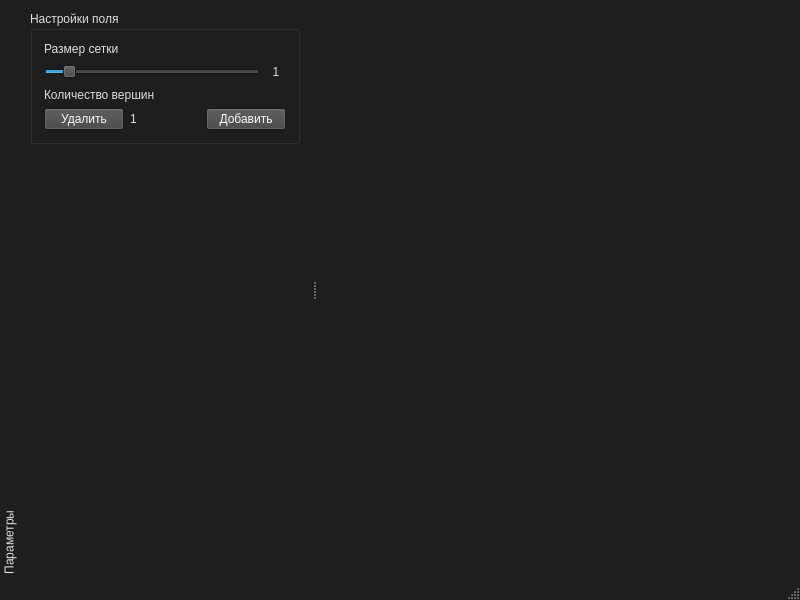
<?xml version="1.0" encoding="UTF-8"?>
<ui version="4.0">
 <class>MainWindow</class>
 <widget class="QMainWindow" name="MainWindow">
  <property name="geometry">
   <rect>
    <x>0</x>
    <y>0</y>
    <width>800</width>
    <height>600</height>
   </rect>
  </property>
  <property name="palette">
   <palette>
    <active>
     <colorrole role="WindowText">
      <brush brushstyle="SolidPattern">
       <color alpha="255">
        <red>0</red>
        <green>0</green>
        <blue>0</blue>
       </color>
      </brush>
     </colorrole>
     <colorrole role="Button">
      <brush brushstyle="SolidPattern">
       <color alpha="255">
        <red>255</red>
        <green>255</green>
        <blue>255</blue>
       </color>
      </brush>
     </colorrole>
     <colorrole role="Light">
      <brush brushstyle="SolidPattern">
       <color alpha="255">
        <red>255</red>
        <green>255</green>
        <blue>255</blue>
       </color>
      </brush>
     </colorrole>
     <colorrole role="Midlight">
      <brush brushstyle="SolidPattern">
       <color alpha="255">
        <red>255</red>
        <green>255</green>
        <blue>255</blue>
       </color>
      </brush>
     </colorrole>
     <colorrole role="Dark">
      <brush brushstyle="SolidPattern">
       <color alpha="255">
        <red>127</red>
        <green>127</green>
        <blue>127</blue>
       </color>
      </brush>
     </colorrole>
     <colorrole role="Mid">
      <brush brushstyle="SolidPattern">
       <color alpha="255">
        <red>170</red>
        <green>170</green>
        <blue>170</blue>
       </color>
      </brush>
     </colorrole>
     <colorrole role="Text">
      <brush brushstyle="SolidPattern">
       <color alpha="255">
        <red>0</red>
        <green>0</green>
        <blue>0</blue>
       </color>
      </brush>
     </colorrole>
     <colorrole role="BrightText">
      <brush brushstyle="SolidPattern">
       <color alpha="255">
        <red>255</red>
        <green>255</green>
        <blue>255</blue>
       </color>
      </brush>
     </colorrole>
     <colorrole role="ButtonText">
      <brush brushstyle="SolidPattern">
       <color alpha="255">
        <red>0</red>
        <green>0</green>
        <blue>0</blue>
       </color>
      </brush>
     </colorrole>
     <colorrole role="Base">
      <brush brushstyle="SolidPattern">
       <color alpha="255">
        <red>255</red>
        <green>255</green>
        <blue>255</blue>
       </color>
      </brush>
     </colorrole>
     <colorrole role="Window">
      <brush brushstyle="SolidPattern">
       <color alpha="255">
        <red>255</red>
        <green>255</green>
        <blue>255</blue>
       </color>
      </brush>
     </colorrole>
     <colorrole role="Shadow">
      <brush brushstyle="SolidPattern">
       <color alpha="255">
        <red>0</red>
        <green>0</green>
        <blue>0</blue>
       </color>
      </brush>
     </colorrole>
     <colorrole role="AlternateBase">
      <brush brushstyle="SolidPattern">
       <color alpha="255">
        <red>255</red>
        <green>255</green>
        <blue>255</blue>
       </color>
      </brush>
     </colorrole>
     <colorrole role="ToolTipBase">
      <brush brushstyle="SolidPattern">
       <color alpha="255">
        <red>255</red>
        <green>255</green>
        <blue>220</blue>
       </color>
      </brush>
     </colorrole>
     <colorrole role="ToolTipText">
      <brush brushstyle="SolidPattern">
       <color alpha="255">
        <red>0</red>
        <green>0</green>
        <blue>0</blue>
       </color>
      </brush>
     </colorrole>
     <colorrole role="PlaceholderText">
      <brush brushstyle="SolidPattern">
       <color alpha="127">
        <red>0</red>
        <green>0</green>
        <blue>0</blue>
       </color>
      </brush>
     </colorrole>
    </active>
    <inactive>
     <colorrole role="WindowText">
      <brush brushstyle="SolidPattern">
       <color alpha="255">
        <red>222</red>
        <green>222</green>
        <blue>222</blue>
       </color>
      </brush>
     </colorrole>
     <colorrole role="Button">
      <brush brushstyle="SolidPattern">
       <color alpha="255">
        <red>68</red>
        <green>68</green>
        <blue>68</blue>
       </color>
      </brush>
     </colorrole>
     <colorrole role="Light">
      <brush brushstyle="SolidPattern">
       <color alpha="255">
        <red>34</red>
        <green>34</green>
        <blue>34</blue>
       </color>
      </brush>
     </colorrole>
     <colorrole role="Midlight">
      <brush brushstyle="SolidPattern">
       <color alpha="255">
        <red>51</red>
        <green>51</green>
        <blue>51</blue>
       </color>
      </brush>
     </colorrole>
     <colorrole role="Dark">
      <brush brushstyle="SolidPattern">
       <color alpha="255">
        <red>136</red>
        <green>136</green>
        <blue>136</blue>
       </color>
      </brush>
     </colorrole>
     <colorrole role="Mid">
      <brush brushstyle="SolidPattern">
       <color alpha="255">
        <red>90</red>
        <green>90</green>
        <blue>90</blue>
       </color>
      </brush>
     </colorrole>
     <colorrole role="Text">
      <brush brushstyle="SolidPattern">
       <color alpha="255">
        <red>234</red>
        <green>234</green>
        <blue>234</blue>
       </color>
      </brush>
     </colorrole>
     <colorrole role="BrightText">
      <brush brushstyle="SolidPattern">
       <color alpha="255">
        <red>255</red>
        <green>255</green>
        <blue>255</blue>
       </color>
      </brush>
     </colorrole>
     <colorrole role="ButtonText">
      <brush brushstyle="SolidPattern">
       <color alpha="255">
        <red>250</red>
        <green>250</green>
        <blue>250</blue>
       </color>
      </brush>
     </colorrole>
     <colorrole role="Base">
      <brush brushstyle="SolidPattern">
       <color alpha="255">
        <red>20</red>
        <green>20</green>
        <blue>20</blue>
       </color>
      </brush>
     </colorrole>
     <colorrole role="Window">
      <brush brushstyle="SolidPattern">
       <color alpha="255">
        <red>30</red>
        <green>30</green>
        <blue>30</blue>
       </color>
      </brush>
     </colorrole>
     <colorrole role="Shadow">
      <brush brushstyle="SolidPattern">
       <color alpha="255">
        <red>118</red>
        <green>118</green>
        <blue>118</blue>
       </color>
      </brush>
     </colorrole>
     <colorrole role="AlternateBase">
      <brush brushstyle="SolidPattern">
       <color alpha="255">
        <red>50</red>
        <green>50</green>
        <blue>50</blue>
       </color>
      </brush>
     </colorrole>
     <colorrole role="ToolTipBase">
      <brush brushstyle="SolidPattern">
       <color alpha="255">
        <red>50</red>
        <green>50</green>
        <blue>50</blue>
       </color>
      </brush>
     </colorrole>
     <colorrole role="ToolTipText">
      <brush brushstyle="SolidPattern">
       <color alpha="255">
        <red>222</red>
        <green>222</green>
        <blue>222</blue>
       </color>
      </brush>
     </colorrole>
     <colorrole role="PlaceholderText">
      <brush brushstyle="SolidPattern">
       <color alpha="128">
        <red>0</red>
        <green>0</green>
        <blue>0</blue>
       </color>
      </brush>
     </colorrole>
    </inactive>
    <disabled>
     <colorrole role="WindowText">
      <brush brushstyle="SolidPattern">
       <color alpha="255">
        <red>127</red>
        <green>127</green>
        <blue>127</blue>
       </color>
      </brush>
     </colorrole>
     <colorrole role="Button">
      <brush brushstyle="SolidPattern">
       <color alpha="255">
        <red>255</red>
        <green>255</green>
        <blue>255</blue>
       </color>
      </brush>
     </colorrole>
     <colorrole role="Light">
      <brush brushstyle="SolidPattern">
       <color alpha="255">
        <red>255</red>
        <green>255</green>
        <blue>255</blue>
       </color>
      </brush>
     </colorrole>
     <colorrole role="Midlight">
      <brush brushstyle="SolidPattern">
       <color alpha="255">
        <red>255</red>
        <green>255</green>
        <blue>255</blue>
       </color>
      </brush>
     </colorrole>
     <colorrole role="Dark">
      <brush brushstyle="SolidPattern">
       <color alpha="255">
        <red>127</red>
        <green>127</green>
        <blue>127</blue>
       </color>
      </brush>
     </colorrole>
     <colorrole role="Mid">
      <brush brushstyle="SolidPattern">
       <color alpha="255">
        <red>170</red>
        <green>170</green>
        <blue>170</blue>
       </color>
      </brush>
     </colorrole>
     <colorrole role="Text">
      <brush brushstyle="SolidPattern">
       <color alpha="255">
        <red>127</red>
        <green>127</green>
        <blue>127</blue>
       </color>
      </brush>
     </colorrole>
     <colorrole role="BrightText">
      <brush brushstyle="SolidPattern">
       <color alpha="255">
        <red>255</red>
        <green>255</green>
        <blue>255</blue>
       </color>
      </brush>
     </colorrole>
     <colorrole role="ButtonText">
      <brush brushstyle="SolidPattern">
       <color alpha="255">
        <red>127</red>
        <green>127</green>
        <blue>127</blue>
       </color>
      </brush>
     </colorrole>
     <colorrole role="Base">
      <brush brushstyle="SolidPattern">
       <color alpha="255">
        <red>255</red>
        <green>255</green>
        <blue>255</blue>
       </color>
      </brush>
     </colorrole>
     <colorrole role="Window">
      <brush brushstyle="SolidPattern">
       <color alpha="255">
        <red>255</red>
        <green>255</green>
        <blue>255</blue>
       </color>
      </brush>
     </colorrole>
     <colorrole role="Shadow">
      <brush brushstyle="SolidPattern">
       <color alpha="255">
        <red>177</red>
        <green>177</green>
        <blue>177</blue>
       </color>
      </brush>
     </colorrole>
     <colorrole role="AlternateBase">
      <brush brushstyle="SolidPattern">
       <color alpha="255">
        <red>50</red>
        <green>50</green>
        <blue>50</blue>
       </color>
      </brush>
     </colorrole>
     <colorrole role="ToolTipBase">
      <brush brushstyle="SolidPattern">
       <color alpha="255">
        <red>50</red>
        <green>50</green>
        <blue>50</blue>
       </color>
      </brush>
     </colorrole>
     <colorrole role="ToolTipText">
      <brush brushstyle="SolidPattern">
       <color alpha="255">
        <red>222</red>
        <green>222</green>
        <blue>222</blue>
       </color>
      </brush>
     </colorrole>
     <colorrole role="PlaceholderText">
      <brush brushstyle="SolidPattern">
       <color alpha="128">
        <red>0</red>
        <green>0</green>
        <blue>0</blue>
       </color>
      </brush>
     </colorrole>
    </disabled>
   </palette>
  </property>
  <property name="windowTitle">
   <string notr="true">Sociogram</string>
  </property>
  <widget class="QWidget" name="centralWidget">
   <layout class="QVBoxLayout" name="verticalLayout_5">
    <item>
     <layout class="QGridLayout" name="graphWidgetGridLayout"/>
    </item>
   </layout>
  </widget>
  <widget class="QMenuBar" name="menuBar">
   <property name="geometry">
    <rect>
     <x>0</x>
     <y>0</y>
     <width>800</width>
     <height>26</height>
    </rect>
   </property>
  </widget>
  <widget class="QStatusBar" name="statusBar"/>
  <widget class="QDockWidget" name="dockWidget_2">
   <property name="enabled">
    <bool>true</bool>
   </property>
   <property name="minimumSize">
    <size>
     <width>311</width>
     <height>262</height>
    </size>
   </property>
   <property name="contextMenuPolicy">
    <enum>Qt::DefaultContextMenu</enum>
   </property>
   <property name="acceptDrops">
    <bool>false</bool>
   </property>
   <property name="features">
    <set>QDockWidget::DockWidgetMovable|QDockWidget::DockWidgetVerticalTitleBar</set>
   </property>
   <property name="windowTitle">
    <string>Параметры</string>
   </property>
   <attribute name="dockWidgetArea">
    <number>1</number>
   </attribute>
   <widget class="QWidget" name="dockWidgetContents_2">
    <layout class="QVBoxLayout" name="verticalLayout_2">
     <item>
      <widget class="QGroupBox" name="gridPropertiesGroupBox">
       <property name="title">
        <string>Настройки поля</string>
       </property>
       <layout class="QVBoxLayout" name="verticalLayout">
        <item>
         <widget class="QLabel" name="gridSizeProperty">
          <property name="text">
           <string>Размер сетки</string>
          </property>
         </widget>
        </item>
        <item>
         <layout class="QHBoxLayout" name="horizontalLayout_2">
          <item>
           <widget class="QSlider" name="gridSizeSlider">
            <property name="acceptDrops">
             <bool>false</bool>
            </property>
            <property name="minimum">
             <number>1</number>
            </property>
            <property name="maximum">
             <number>100</number>
            </property>
            <property name="value">
             <number>10</number>
            </property>
            <property name="orientation">
             <enum>Qt::Horizontal</enum>
            </property>
            <property name="invertedAppearance">
             <bool>false</bool>
            </property>
            <property name="invertedControls">
             <bool>false</bool>
            </property>
           </widget>
          </item>
          <item>
           <widget class="QLabel" name="gridSizeLabel">
            <property name="minimumSize">
             <size>
              <width>20</width>
              <height>20</height>
             </size>
            </property>
            <property name="maximumSize">
             <size>
              <width>20</width>
              <height>20</height>
             </size>
            </property>
            <property name="text">
             <string>1</string>
            </property>
            <property name="alignment">
             <set>Qt::AlignCenter</set>
            </property>
           </widget>
          </item>
         </layout>
        </item>
        <item>
         <layout class="QHBoxLayout" name="horizontalLayout_3"/>
        </item>
        <item>
         <widget class="QLabel" name="label">
          <property name="text">
           <string>Количество вершин</string>
          </property>
         </widget>
        </item>
        <item>
         <layout class="QHBoxLayout" name="horizontalLayout">
          <item>
           <widget class="QPushButton" name="pushButton">
            <property name="text">
             <string>Удалить</string>
            </property>
           </widget>
          </item>
          <item>
           <widget class="QLabel" name="CountLabel">
            <property name="text">
             <string>1</string>
            </property>
           </widget>
          </item>
          <item>
           <widget class="QPushButton" name="pushButton_2">
            <property name="text">
             <string>Добавить</string>
            </property>
           </widget>
          </item>
         </layout>
        </item>
       </layout>
      </widget>
     </item>
     <item>
      <spacer name="verticalSpacer">
       <property name="orientation">
        <enum>Qt::Vertical</enum>
       </property>
       <property name="sizeHint" stdset="0">
        <size>
         <width>20</width>
         <height>331</height>
        </size>
       </property>
      </spacer>
     </item>
    </layout>
   </widget>
  </widget>
 </widget>
 <layoutdefault spacing="6" margin="11"/>
 <resources/>
 <connections/>
</ui>
